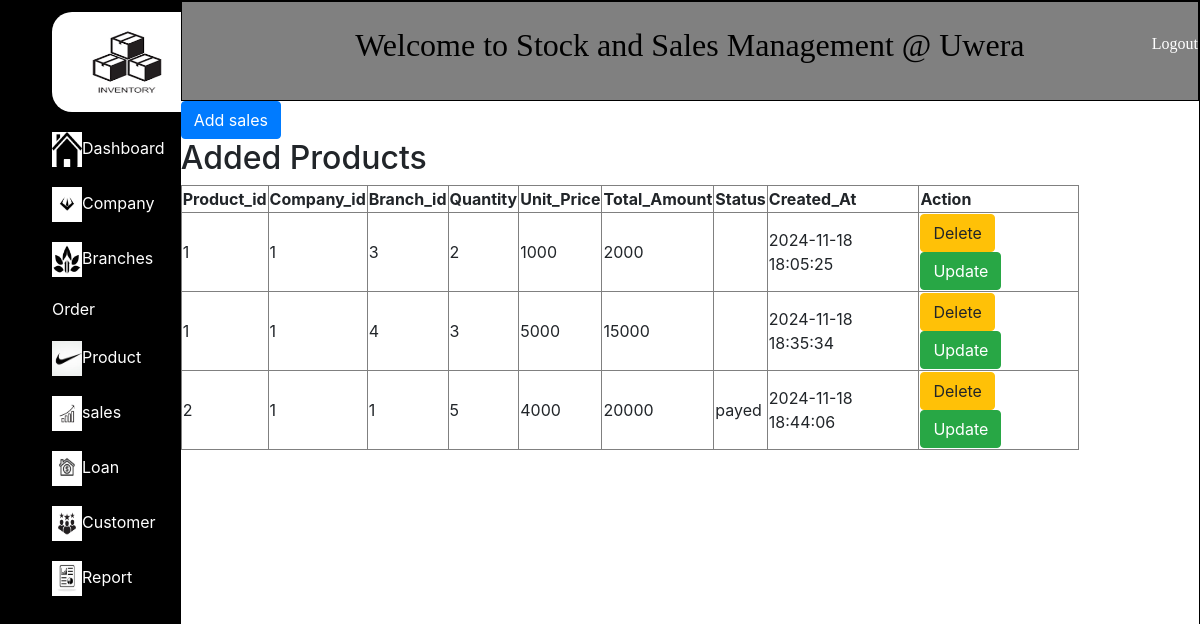
/viewSales.php (signed in), run on the app's committed database.
### tables this page shows
CREATE TABLE `sales` (
  `Sale_id` int(11) NOT NULL,
  `Product_Id` int(11) NOT NULL,
  `Company_Id` int(11) NOT NULL,
  `Branch_id` int(11) NOT NULL,
  `Quantity` int(11) NOT NULL,
  `Unit_Price` int(11) NOT NULL,
  `TotalAmount` int(11) NOT NULL,
  `Status` varchar(30) NOT NULL,
  `Created-at` timestamp NOT NULL DEFAULT current_timestamp()
);

### viewSales.php (the view, shortened to what this page needs)
<?php
if(isset($_SESSION['FullName'])){
  $name=$_SESSION['FullName'];
}
?>
<!DOCTYPE html>
<html lang="en">
<head>
    <link rel="stylesheet" href="index.css">
  <link rel="stylesheet" href="https://cdn.jsdelivr.net/npm/bootstrap@4.6.2/dist/css/bootstrap.min.css">
</head>
<body>
   <div>
    <div class="body">
    <div class="nav">
    <ul>
           <li><img src="images/logo.png" alt="" style="width: 150px; height:100px; border-radius:20px; "></li>
            <li><img src="images/home.png" alt="" style="width: 30px; height:35px; "><a href="home.php">Dashboard</a></li>
            <li><img src="images/company.png" alt="" style="width: 30px; height:35px; "><a href="company.php">Company</a></li>
            <li><img src="images/branch.png" alt="" style="width: 30px; height:35px; "><a href="branch.php">Branches</a></li>
            <li><a href="#">Order</a></li>
            <li><img src="images/product.jpg" alt="" style="width: 30px; height:35px; "><a href="product.php">Product</a></li>
            <li><img src="images/sales.png" alt="" style="width: 30px; height:35px; "><a href="sales.php">sales</a></li>
            <li><img src="images/loan.jpg" alt="" style="width: 30px; height:35px; "><a href="loan.php">Loan</a></li>
            <li><img src="images/customer.png" alt="" style="width: 30px; height:35px; "><a href="customer.php">Customer</a></li>
            <li><img src="images/report.jpg" alt="" style="width: 30px; height:35px; "><a href="report.php">Report</a></li>
        </ul>
    </div>
    <div class="header">
        <center>
            <br>
            <h2>Welcome to Stock and Sales Management @
                <?php
                echo $name;
                ?>
            </h2>
            <a href="logout.php" style="float: right;margin-top:-40px;color:white;">Logout</a>
        </center>
    </div>
    <div class="left">
    <a href="sales.php" class="btn btn-primary">Add sales</a><br>
        <h2>Added Products</h2>
    <table border="1">
        <tr>
            <th>Product_id</th>
            <th>Company_id</th>
            <th>Branch_id</th>
            <th>Quantity</th>
            <th>Unit_Price</th>
            <th>Total_Amount</th>
            <th>Status</th>
            <th>Created_At</th>
            <th colspan="2">Action</th>
            <?php
require"connection.php";
$s="select * from sales";
$q=mysqli_query($conn,$s);
if(mysqli_num_rows($q)>0){
    while($row=mysqli_fetch_assoc($q)){
?>
        </tr>
        <tr>
        <td><?php echo $row['Product_Id'] ?></td>
        <td><?php echo $row['Company_Id'] ?></td>
        <td><?php echo $row['Branch_id'] ?></td>
        <td><?php echo $row['Quantity'] ?></td>
        <td><?php echo $row['Unit_Price'] ?></td>
        <td><?php echo $row['TotalAmount'] ?></td>
        <td><?php echo $row['Status'] ?></td>
        <td><?php echo $row['Created-at'] ?></td>
        <td>
            <a href="#" class="btn btn-warning">Delete</a>&nbsp;
            <a href="#" class="btn btn-success">Update</a>
        </td>
        </tr>
        <?php
        }}
        ?>
    </table>
    </div>
    </div>
   </div>
</body>
</html>

### index.css (style rules this page uses)
.header { width: 85%; height: 100px; border: 1px solid black; background-color: grey; color: black; font-family:algerian; float: left; }
.nav { width: 15%; height: 1500px; border: 1px solid black; float: left; background-color: black; margin: 0px; }
.nav li { display: block; color: white; padding: 10px; }
.nav li a { color: white; text-decoration: none; }
.left { width: 75%; height: auto; border: none; float: left; margin: 0px; }
.body { width: 100%; min-height: 1500px; border: 1px solid black; box-sizing: border-box; }

### data on the page
sales: Product_Id "1", Company_Id "1", Branch "3", Quantity "2", Unit_Price "1000", TotalAmount "2000", value "2024-11-18 18:05:25"
sales: Product_Id "1", Company_Id "1", Branch "4", Quantity "3", Unit_Price "5000", TotalAmount "15000", value "2024-11-18 18:35:34"
sales: Product_Id "2", Company_Id "1", Branch "1", Quantity "5", Unit_Price "4000", TotalAmount "20000", Status "payed", value "2024-11-18 18:44:06"

### other printed values
$name "Uwera"
